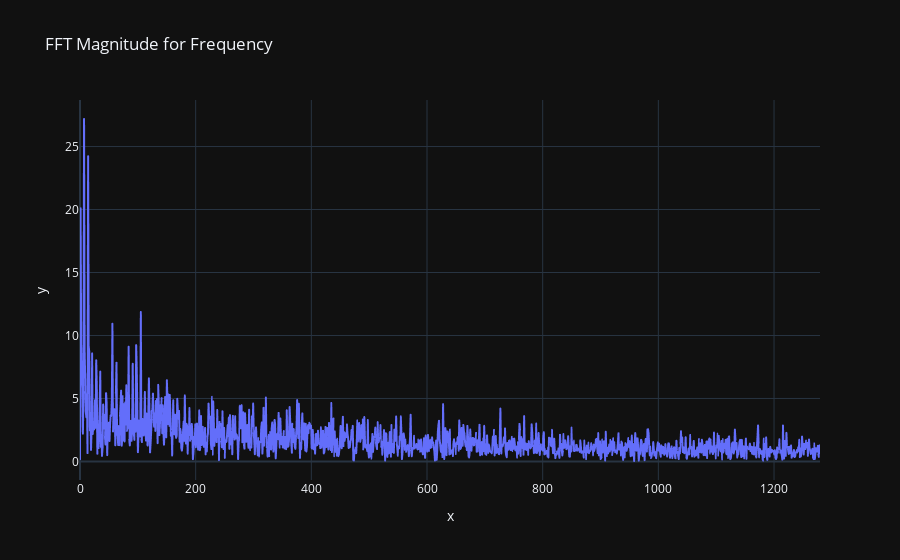

The cell this chart's notebook holds for it:
### Markdown cell above
From the periodic signal data, we will take the FFT and plot the signal amplitude against frequency.

### Code cell
# Number of samples
N = len(regular_y)

# Spacing interpolated to be 1/366
T = 1 / 2562


yf = fft(regular_y)
xf = fftfreq(N, T)[0:N//2]
wavelength_in_days = 1/fftfreq(N, T)[1:N//2]

# magnitude = 2.0/N * np.abs(yf[1:N//2])
magnitude_with_first_value = 2.0/N * np.abs(yf[0:N//2])
# transform_plot = px.line(x=wavelength_in_days,y=magnitude, title="FFT Magnitude For Wavelength")
# transform_plot.update_layout(xaxis_title="Wavelength in days", yaxis_title="Magnitude")
# transform_plot.show()

px.line(x=xf, y = magnitude_with_first_value, title="FFT Magnitude for Frequency").show()

### Figure 1 — Plotly figure (JSON) as saved in the notebook; plotly's stock layout.template omitted (floating-point values rounded to 4 significant figures; data arrays with more than 128 entries replaced by an {"elided": "..."} marker saying what was removed)
{"data": [{"hovertemplate": "x=%{x}<br>y=%{y}<extra></extra>", "legendgroup": "", "line": {"color": "#636efa", "dash": "solid"}, "marker": {"symbol": "circle"}, "mode": "lines", "name": "", "showlegend": false, "x": {"elided": "1279 float values"}, "xaxis": "x", "y": {"elided": "1279 float values"}, "yaxis": "y", "type": "scattergl"}], "layout": {"xaxis": {"anchor": "y", "domain": [0.0, 1.0], "title": {"text": "x"}}, "yaxis": {"anchor": "x", "domain": [0.0, 1.0], "title": {"text": "y"}}, "legend": {"tracegroupgap": 0}, "title": {"text": "FFT Magnitude for Frequency"}}}
